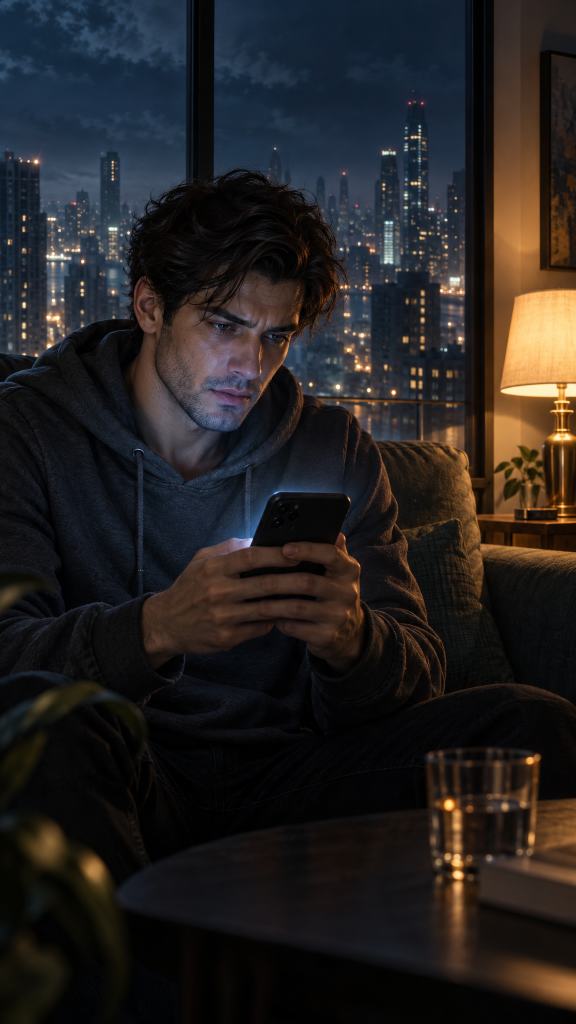
#> input picture story/daniel/daniel_v2.png, 1152 x 2048 px (shown at 1/2 size)
$ python animate.py
#> lines starting #> are read from the running program, lines starting #| are printed output that depends on the picture; after the words box and inside, x2 and y2 are one past the last pixel; in counts of white or black regions, pixels touching at a corner belong together
"""2.5D parallax animation for Daniel, Scene 01 ("The Message").

Splits daniel_v2.png into depth layers (city, room, Daniel, foreground),
fills the hidden areas behind each layer, then renders a slow push-in with
layer parallax, a head tilt, a blink, flickering phone light, city twinkle,
drifting haze, dust in the lamp light and film grain.

Usage: python3 animate.py [out_dir]
Needs: opencv-python-headless, numpy, pillow, rembg, ffmpeg on PATH.
"""
import os
import subprocess
import sys

import cv2
import numpy as np
from PIL import Image

HERE = os.path.dirname(os.path.abspath(__file__))
SRC = os.path.join(HERE, "daniel_v2.png")
OUT = sys.argv[1] if len(sys.argv) > 1 else HERE
LAYER_DIR = os.path.join(OUT, "layers")

FPS = 30
SECONDS = 10
OUT_W, OUT_H = 1080, 1920
RNG = np.random.default_rng(7)

img_u8 = np.array(Image.open(SRC).convert("RGB"))
#> img_u8 is the input picture: shape (2048, 1152, 3); mean R, G, B 36.6, 33.3, 32.7
H, W = img_u8.shape[:2]
#> H = 2048; W = 1152
img = img_u8.astype(np.float32) / 255.0
# The prompts were laid out on a 1125x2000 preview; scale those to source px.
K = W / 1125.0
#> K = 1.02


def poly_mask(points, feather=0):
#> called with feather = 0
    m = np.zeros((H, W), np.float32)
    pts = (np.array(points, np.float32) * K).astype(np.int32)
    cv2.fillPoly(m, [pts], 1.0)
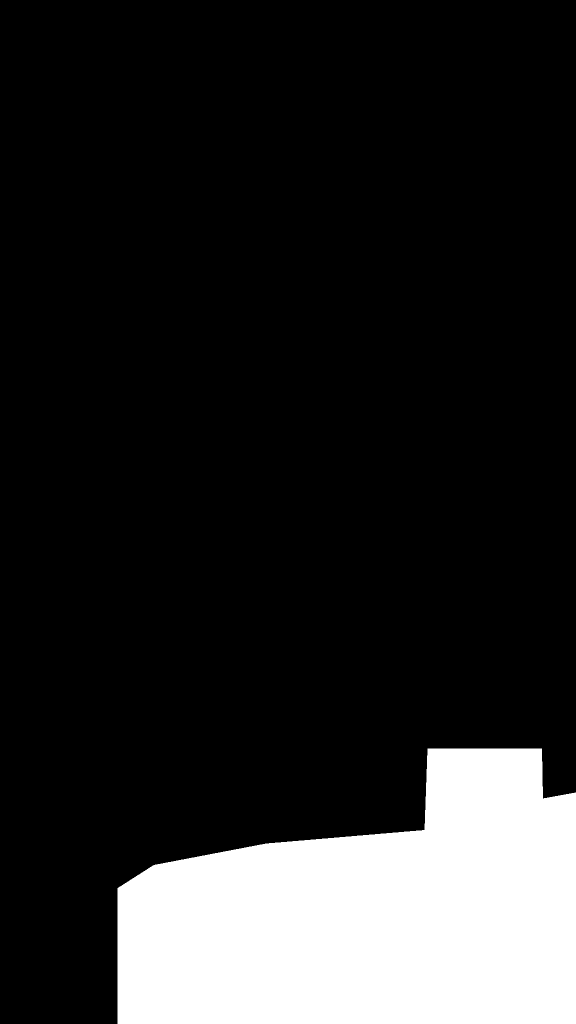
#> m: shape (2048, 1152) float32 (shown at 1/2 size); values 0 (black) and 1 (white), 16% white; 1 white region, box (x1, y1, x2, y2) and area: (235, 1497, 1152, 2048) 376446
    if feather:
        m = cv2.GaussianBlur(m, (0, 0), feather)
    return m


# [10 lines left out: function inpaint, not called in this run]


# ---------------------------------------------------------------- masks
def daniel_mask():
    from rembg import new_session, remove

    pil = Image.fromarray(img_u8)
    body = np.array(remove(pil, session=new_session("u2net_human_seg"), only_mask=True), np.float32) / 255.0
    fine = np.array(remove(pil, session=new_session("isnet-general-use"), only_mask=True), np.float32) / 255.0
    # Use the finer model for hair detail around the head only.
    head = np.zeros_like(body)
    head[int(300 * K):int(860 * K), int(200 * K):int(720 * K)] = 1
    head = cv2.GaussianBlur(head, (0, 0), 20)
    return np.clip(np.maximum(body, fine * head), 0, 1)


FG = np.clip(
    poly_mask([(230, 1735), (300, 1690), (520, 1648), (830, 1622), (835, 1462), (1058, 1462),
               (1060, 1560), (1125, 1548), (1125, 2000), (230, 2000)])
    + poly_mask([(0, 1140), (90, 1110), (210, 1170), (295, 1390), (270, 1700), (240, 2000), (0, 2000)]),
    0, 1)
#> call 2 of poly_mask, with feather = 0
#> in poly_mask (call 2), `cv2.fillPoly(m, [pts], 1.0)`:
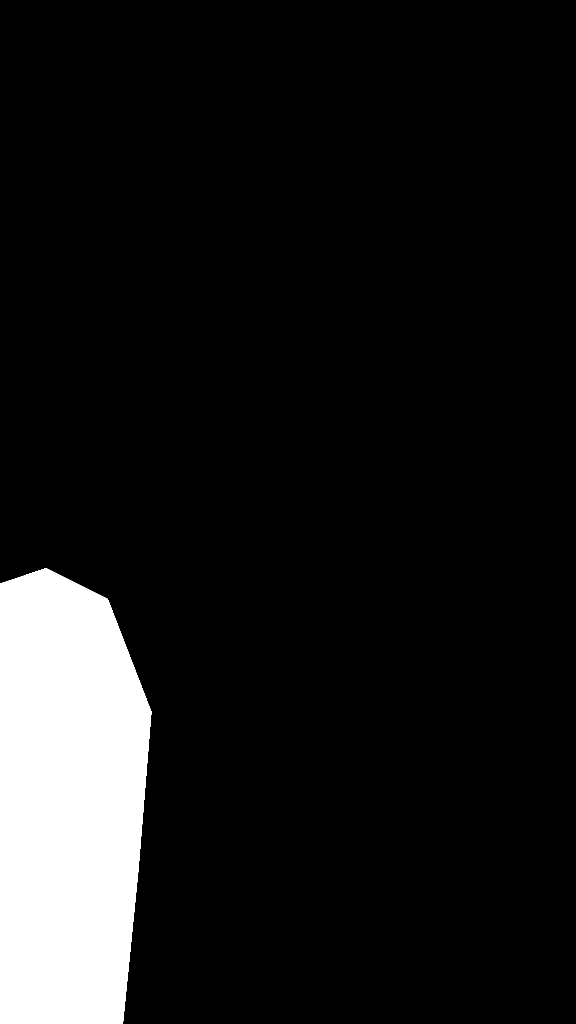
#> m: shape (2048, 1152) float32 (shown at 1/2 size); values 0 (black) and 1 (white), 10.1% white; 1 white region, box (x1, y1, x2, y2) and area: (0, 1136, 303, 2048) 238935
FG = cv2.GaussianBlur(FG, (0, 0), 6)

WINDOW = poly_mask([(0, 0), (368, 0), (368, 342), (422, 342), (422, 0), (912, 0), (912, 868),
                    (740, 862), (300, 760), (60, 690), (0, 690)])
#> call 3 of poly_mask, with feather = 0
#> in poly_mask (call 3), `cv2.fillPoly(m, [pts], 1.0)`:
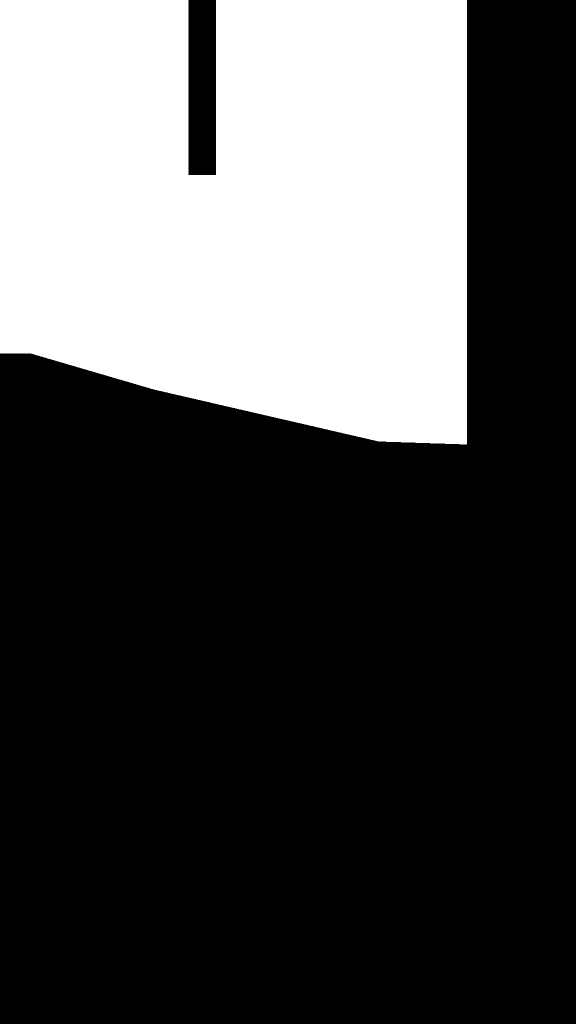
#> m: shape (2048, 1152) float32 (shown at 1/2 size); values 0 (black) and 1 (white), 31.3% white; 1 white region, box (x1, y1, x2, y2) and area: (0, 0, 934, 889) 737338
WINDOW = cv2.GaussianBlur(WINDOW, (0, 0), 2)

cache = os.path.join(OUT, ".daniel_mask.npy")
if os.path.exists(cache):
    D_raw = np.load(cache)
else:
#> (the run stopped early here; a loop or call above may not have finished)
